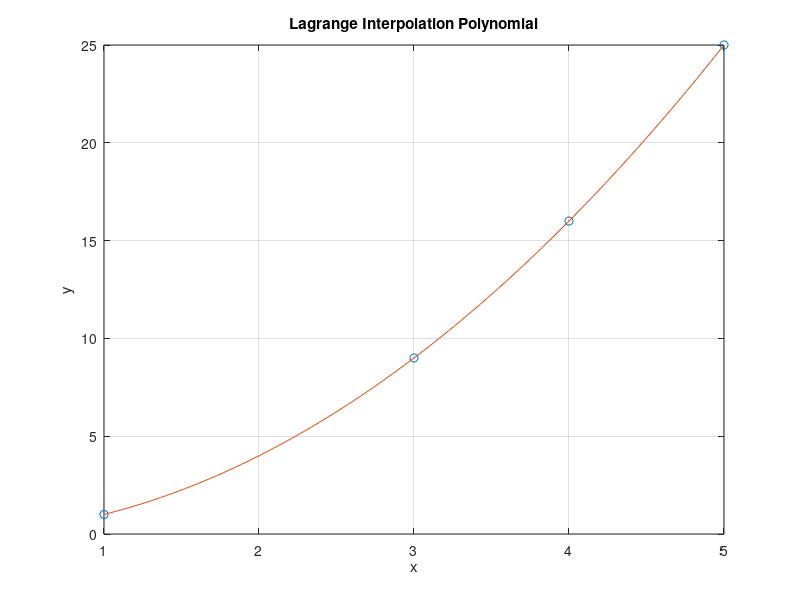

Here is the MATLAB script that generated this plot:
clear 
clc

% Define the data points
x = [1, 5, 3, 4];
y = [1, 25, 9, 16];

% Number of data points
n = length(x);

xi=2.5;

% Initialize the Lagrange polynomial
L = @(z) 0;

% Calculate the Lagrange polynomial
for i = 1:n
    % Initialize the Lagrange basis polynomial
    Li = @(z) 1;
   
    for j = 1:n
        if i ~= j
            Li = @(z) Li(z) .* (z - x(j)) / (x(i) - x(j));
            
        end
    end
    L = @(z) L(z) + y(i) * Li(z);
end

% Display the interpolated value
disp(['Interpolated value at xi = ', num2str(xi), ' is: ', num2str(L(xi))]);

% Define the range for interpolation
z = linspace(min(x), max(x), 100);

% Evaluate the polynomial at the given points
P = L(z);

% Plot the result
figure;
plot(x, y, 'o', z, P, '-');
title('Lagrange Interpolation Polynomial');
xlabel('x');
ylabel('y');
grid on;
